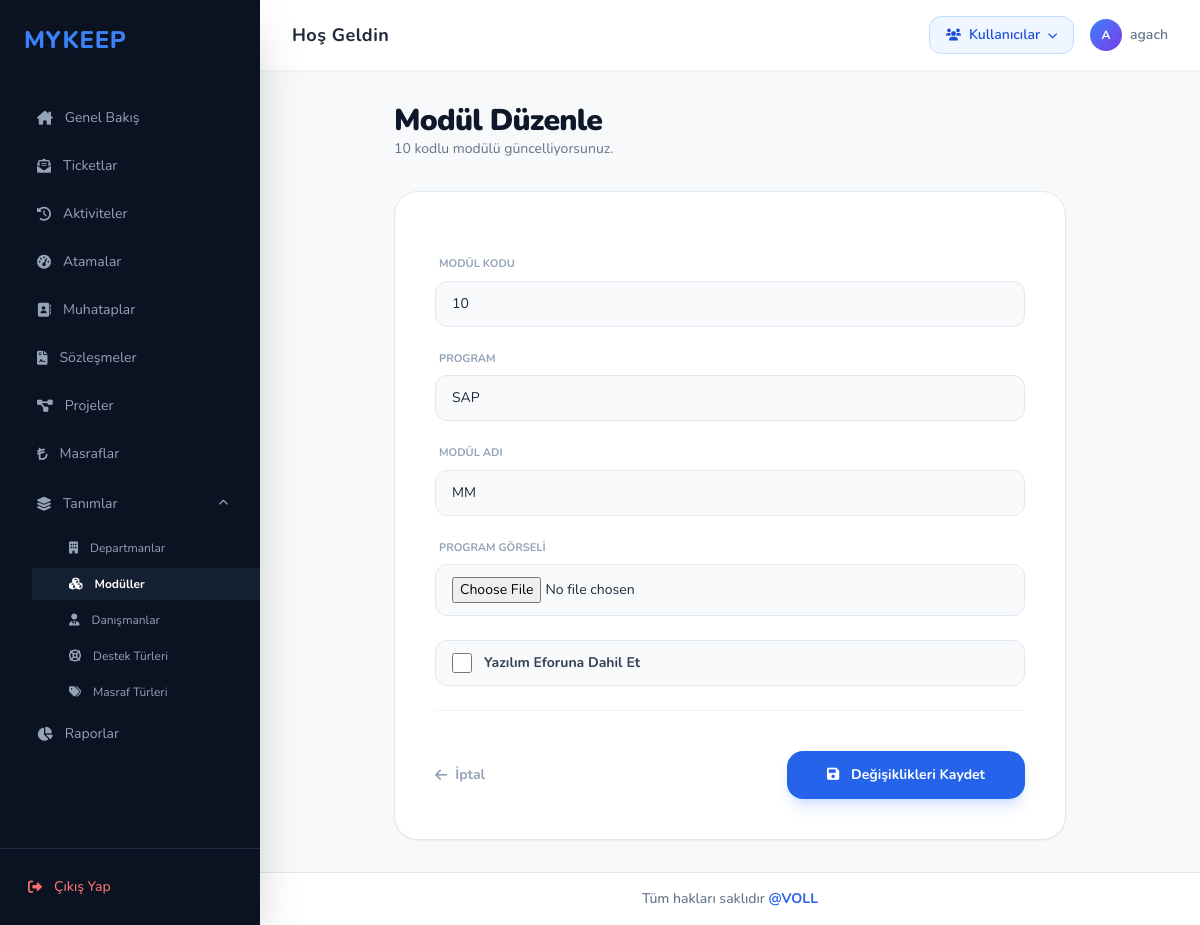
The app's page /moduller/duzenle/2/ (signed in) with its own data.
### modul/models.py (models this page shows, shortened)
class bolum(models.Model):
    kod = models.CharField(max_length=10, unique=True)
    program = models.CharField(max_length=40, null=True)
    isim = models.CharField(max_length=20)
    programresim = models.ImageField(upload_to='resimler', null=True, blank=True)
    yazilim_eforuna_dahil = models.BooleanField(default=False)
    list_display = ('kod', 'program', 'isim', 'programresim', 'yazilim_eforuna_dahil')

### modul/views.py (the view)
# urls.py: path('moduller/duzenle/<int:pk>/', modul_views.bolum_duzenle, name='modul_duzenle'),
@admin_only
def bolum_duzenle(request, pk):
    kayit = get_object_or_404(bolum, pk=pk)
    if request.method == "POST":
        form = BolumForm(request.POST, request.FILES, instance=kayit)
        if form.is_valid():
            form.save()
            return redirect("modul_listesi")
    else:
        form = BolumForm(instance=kayit)
    return render(request, "modul_duzenle.html", {"form": form, "kayit": kayit})

### modul/forms.py
class BolumForm(forms.ModelForm):
    class Meta:
        model = bolum
        fields = ["kod", "program", "isim", "programresim", "yazilim_eforuna_dahil"]
        labels = {
            "kod": "Modül Kodu",
            "program": "Program",
            "isim": "Modül Adı",
            "programresim": "Program Görseli",
            "yazilim_eforuna_dahil": "Yazılım Eforuna Dahil Et",
        }
        widgets = {
            "yazilim_eforuna_dahil": forms.CheckboxInput,
        }
    def __init__(self, *args, **kwargs):
        super().__init__(*args, **kwargs)
        for field_name, field in self.fields.items():
            if field_name == "yazilim_eforuna_dahil":
                field.widget.attrs["class"] = "h-5 w-5 rounded border-slate-300 text-blue-600 focus:ring-blue-500"
                continue
            field.widget.attrs["class"] = BASE_INPUT_CLASS

### templates/modul_duzenle.html (shortened to what this page needs)
{% extends 'base.html' %}
{% block content %}
<div class="max-w-2xl mx-auto">
    <div class="mb-8">
        <h1 class="text-3xl font-black text-slate-900 tracking-tight">Modül Düzenle</h1>
        <p class="text-sm text-slate-500">{{ kayit.kod }} kodlu modülü güncelliyorsunuz.</p>
    </div>
    <div class="bg-white border border-slate-200 rounded-3xl shadow-sm overflow-hidden">
        <form method="post" enctype="multipart/form-data" class="p-10 space-y-6">
            {% for field in form %}
            <div>
                {% if field.name == "yazilim_eforuna_dahil" %}
                    <label class="flex items-center gap-3 rounded-xl border border-slate-200 bg-slate-50 px-4 py-3 text-sm font-bold text-slate-700">
                        {{ field }}
                        <span>{{ field.label }}</span>
                    </label>
                {% else %}
                    <label class="block text-[11px] font-bold text-slate-400 uppercase mb-2 px-1">{{ field.label }}</label>
                    {{ field }}
                {% endif %}
            </div>
            {% endfor %}
            <div class="flex items-center justify-between pt-10 border-t border-slate-100 mt-4">
                <a href="{% url 'modul_listesi' %}" class="text-sm font-bold text-slate-400 hover:text-slate-600 flex items-center">
                    <i class="fa-solid fa-arrow-left mr-2"></i> İptal
                </a>
                <button type="submit" class="bg-blue-600 hover:bg-blue-700 text-white px-10 py-3.5 rounded-2xl font-bold text-sm shadow-lg shadow-blue-500/20 transition-all active:scale-95">
                    <i class="fa-solid fa-floppy-disk mr-2"></i> Değişiklikleri Kaydet
                </button>
            </div>
        </form>
    </div>
</div>
{% endblock %}

### templates/base.html (shortened to what this page needs)
<!DOCTYPE html>
<html lang="tr">
<head>
    <script src="https://cdn.tailwindcss.com"></script>
    {% load static %}
    <link rel="stylesheet" href="{% static 'responsive.css' %}?v=2.5">
    <link href="https://cdnjs.cloudflare.com/ajax/libs/font-awesome/6.0.0/css/all.min.css" rel="stylesheet">
    <link href="https://cdn.jsdelivr.net/npm/tom-select@2.2.2/dist/css/tom-select.css" rel="stylesheet">
    <link href="https://cdn.jsdelivr.net/npm/flatpickr/dist/flatpickr.min.css" rel="stylesheet">
</head>
<body class="bg-[#f8f9fa] text-slate-800 overflow-hidden">
    <div class="flex h-screen">
        <aside class="w-[260px] bg-[#0b1221] flex flex-col shadow-2xl z-20">
            <div class="p-6">
                <h1 class="text-2xl font-extrabold tracking-wide text-blue-500 uppercase">MYKEEP</h1>
            </div>
            <nav class="flex-1 space-y-1 overflow-y-auto mt-4">
                <a href="{% url 'index' %}" class="flex items-center space-x-3 py-3 px-8 transition-all duration-200 {% if request.resolver_match.url_name == 'index' %}bg-[#151f32] text-white font-bold border-l-[5px] border-blue-500{% else %}text-slate-400 hover:text-white hover:bg-[#151f32]/50 border-l-[5px] border-transparent{% endif %}">
                    <i class="fa-solid fa-house-chimney text-sm"></i>
                    <span class="text-sm">Genel Bakış</span>
                </a>
                <a href="{% url 'ticket_listesi' %}" class="flex items-center space-x-3 py-3 px-8 transition-all duration-200 {% if request.resolver_match.url_name == 'ticket_listesi' %}bg-[#151f32] text-white font-bold border-l-[5px] border-blue-500{% else %}text-slate-400 hover:text-white hover:bg-[#151f32]/50 border-l-[5px] border-transparent{% endif %}">
                    <i class="fa-solid fa-envelope-open-text text-sm"></i>
                    <span class="text-sm">Ticketlar</span>
                </a>
                <a href="{% url 'aktivite_listesi' %}" class="flex items-center space-x-3 py-3 px-8 transition-all duration-200 {% if 'aktivite' in request.resolver_match.url_name and 'rapor' not in request.resolver_match.url_name %}bg-[#151f32] text-white font-bold border-l-[5px] border-blue-500{% else %}text-slate-400 hover:text-white hover:bg-[#151f32]/50 border-l-[5px] border-transparent{% endif %}">
                    <i class="fa-solid fa-clock-rotate-left text-sm"></i>
                    <span class="text-sm">Aktiviteler</span>
                </a>
                <a href="{% url 'efor_listesi' %}" class="flex items-center space-x-3 py-3 px-8 transition-all duration-200 {% if 'efor' in request.resolver_match.url_name and 'rapor' not in request.resolver_match.url_name %}bg-[#151f32] text-white font-bold border-l-[5px] border-blue-500{% else %}text-slate-400 hover:text-white hover:bg-[#151f32]/50 border-l-[5px] border-transparent{% endif %}">
                    <i class="fa-solid fa-gauge-high text-sm"></i>
                    <span class="text-sm">Atamalar</span>
                </a>
                {% if request.user.is_superuser or request.user.userprofile.role == 'Admin' %}
                <a href="{% url 'muhatap_listesi' %}" class="flex items-center space-x-3 py-3 px-8 transition-all duration-200 {% if request.resolver_match.url_name == 'muhatap_listesi' %}bg-[#151f32] text-white font-bold border-l-[5px] border-blue-500{% else %}text-slate-400 hover:text-white hover:bg-[#151f32]/50 border-l-[5px] border-transparent{% endif %}">
                    <i class="fa-solid fa-address-book text-sm"></i>
                    <span class="text-sm">Muhataplar</span>
                </a>
                {% endif %}
                {% if request.user.is_superuser or request.user.userprofile.role != 'Danisman' %}
                <a href="{% url 'sozlesme_listesi' %}" class="flex items-center space-x-3 py-3 px-8 transition-all duration-200 {% if request.resolver_match.url_name == 'sozlesme_listesi' %}bg-[#151f32] text-white font-bold border-l-[5px] border-blue-500{% else %}text-slate-400 hover:text-white hover:bg-[#151f32]/50 border-l-[5px] border-transparent{% endif %}">
                    <i class="fa-solid fa-file-contract text-sm"></i>
                    <span class="text-sm">Sözleşmeler</span>
                </a>
                {% endif %}
                <a href="{% url 'proje_listesi' %}" class="flex items-center space-x-3 py-3 px-8 transition-all duration-200 {% if request.resolver_match.url_name == 'proje_listesi' %}bg-[#151f32] text-white font-bold border-l-[5px] border-blue-500{% else %}text-slate-400 hover:text-white hover:bg-[#151f32]/50 border-l-[5px] border-transparent{% endif %}">
                    <i class="fa-solid fa-diagram-project text-sm"></i>
                    <span class="text-sm">Projeler</span>
                </a>
                {% if not request.user.userprofile.role == 'Firma' or request.user.is_superuser %}
                <a href="{% url 'masraf_listesi' %}" class="flex items-center space-x-3 py-3 px-8 transition-all duration-200 {% if 'masraf' in request.resolver_match.url_name and 'turu' not in request.resolver_match.url_name %}bg-[#151f32] text-white font-bold border-l-[5px] border-blue-500{% else %}text-slate-400 hover:text-white hover:bg-[#151f32]/50 border-l-[5px] border-transparent{% endif %}">
                    <i class="fa-solid fa-turkish-lira-sign text-sm"></i>
                    <span class="text-sm">Masraflar</span>
                </a>
                {% endif %}
                {% if request.user.is_superuser or request.user.userprofile.role == 'Admin' %}
                <details class="group" {% if 'departman' in request.resolver_match.url_name or 'modul' in request.resolver_match.url_name or 'danisman' in request.resolver_match.url_name or 'destekturu' in request.resolver_match.url_name or 'masraf_turu' in request.resolver_match.url_name %}open{% endif %}>
                    <summary class="flex items-center justify-between py-3 px-8 cursor-pointer transition-all duration-200 text-slate-400 hover:text-white hover:bg-[#151f32]/50 border-l-[5px] border-transparent select-none">
                        <div class="flex items-center space-x-3">
                            <i class="fa-solid fa-layer-group text-sm"></i>
                            <span class="text-sm">Tanımlar</span>
                        </div>
                        <span class="transition group-open:rotate-180">
                            <i class="fa-solid fa-chevron-down text-[10px]"></i>
                        </span>
                    </summary>
                    <div class="mt-1 pl-8 space-y-1">
                        <a href="{% url 'departman_listesi' %}" class="flex items-center space-x-3 py-2 px-8 transition-all duration-200 border-l-[5px] border-transparent {% if 'departman' in request.resolver_match.url_name %}bg-[#151f32] text-white font-bold border-l-[5px] border-blue-500{% else %}text-slate-400 hover:text-white hover:bg-[#151f32]/50 border-l-[5px] border-transparent{% endif %}">
                            <i class="fa-solid fa-building text-xs"></i>
                            <span class="text-xs">Departmanlar</span>
                        </a>
                        <a href="{% url 'modul_listesi' %}" class="flex items-center space-x-3 py-2 px-8 transition-all duration-200 border-l-[5px] border-transparent {% if 'modul' in request.resolver_match.url_name %}bg-[#151f32] text-white font-bold border-l-[5px] border-blue-500{% else %}text-slate-400 hover:text-white hover:bg-[#151f32]/50 border-l-[5px] border-transparent{% endif %}">
                            <i class="fa-solid fa-cubes text-xs"></i>
                            <span class="text-xs">Modüller</span>
                        </a>
                        <a href="{% url 'danisman_listesi' %}" class="flex items-center space-x-3 py-2 px-8 transition-all duration-200 border-l-[5px] border-transparent {% if 'danisman' in request.resolver_match.url_name %}bg-[#151f32] text-white font-bold border-l-[5px] border-blue-500{% else %}text-slate-400 hover:text-white hover:bg-[#151f32]/50 border-l-[5px] border-transparent{% endif %}">
                            <i class="fa-solid fa-user-tie text-xs"></i>
                            <span class="text-xs">Danışmanlar</span>
                        </a>
                        <a href="{% url 'destekturu_listesi' %}" class="flex items-center space-x-3 py-2 px-8 transition-all duration-200 border-l-[5px] border-transparent {% if 'destekturu' in request.resolver_match.url_name %}bg-[#151f32] text-white font-bold border-l-[5px] border-blue-500{% else %}text-slate-400 hover:text-white hover:bg-[#151f32]/50 border-l-[5px] border-transparent{% endif %}">
                            <i class="fa-solid fa-life-ring text-xs"></i>
                            <span class="text-xs">Destek Türleri</span>
                        </a>
                        <a href="{% url 'masraf_turu_listesi' %}" class="flex items-center space-x-3 py-2 px-8 transition-all duration-200 border-l-[5px] border-transparent {% if 'masraf_turu' in request.resolver_match.url_name %}bg-[#151f32] text-white font-bold border-l-[5px] border-blue-500{% else %}text-slate-400 hover:text-white hover:bg-[#151f32]/50 border-l-[5px] border-transparent{% endif %}">
                            <i class="fa-solid fa-tags text-xs"></i>
                            <span class="text-xs">Masraf Türleri</span>
                        </a>
                    </div>
                </details>
                {% endif %}
                <a href="{% url 'raporlar_sayfasi' %}" class="flex items-center space-x-3 py-3 px-8 transition-all duration-200 {% if 'rapor' in request.resolver_match.url_name or 'atanmamis' in request.resolver_match.url_name %}bg-[#151f32] text-white font-bold border-l-[5px] border-blue-500{% else %}text-slate-400 hover:text-white hover:bg-[#151f32]/50 border-l-[5px] border-transparent{% endif %}">
                    <i class="fa-solid fa-chart-pie text-sm"></i>
                    <span class="text-sm">Raporlar</span>
                </a>
            </nav>
            <div class="p-4 border-t border-slate-800 mt-auto">
                <a href="{% url 'uyelik:cikis' %}" class="flex items-center space-x-3 p-3 rounded-lg hover:bg-red-500/10 transition text-red-400 hover:text-red-300">
                    <i class="fa-solid fa-right-from-bracket text-sm"></i>
                    <span class="text-sm font-medium">Çıkış Yap</span>
                </a>
            </div>
        </aside>
        <main class="flex-1 flex flex-col overflow-y-auto">
            <header class="bg-white px-8 py-4 flex items-center justify-between sticky top-0 z-10 border-b border-gray-100 shadow-sm">
                <div class="text-slate-800 font-bold text-lg tracking-wide">Hoş Geldin</div>
                <div class="flex items-center space-x-4">
                    {% if request.user.is_superuser or request.user.userprofile.role == 'Admin' %}
                    <div class="relative" id="kullanici-menu-wrapper">
                        <button onclick="document.getElementById('kullanici-dropdown').classList.toggle('hidden')"
                                class="flex items-center space-x-2 bg-blue-50 hover:bg-blue-100 text-blue-700 px-4 py-2 rounded-xl font-semibold text-sm transition-all border border-blue-200 hover:border-blue-300">
                            <i class="fa-solid fa-users text-xs"></i>
                            <span>Kullanıcılar</span>
                            <i class="fa-solid fa-chevron-down text-[10px] ml-1"></i>
                        </button>
                    </div>
                    {% endif %}
                    <div class="flex items-center space-x-2">
                        <div class="w-8 h-8 rounded-full bg-gradient-to-br from-blue-500 to-violet-600 flex items-center justify-center text-white text-xs font-bold">
                            {{ request.user.username|first|upper }}
                        </div>
                        <span class="text-sm font-semibold text-slate-500">{{ request.user.username|default:"admin" }}</span>
                    </div>
                </div>
            </header>
            <div class="p-8">
                {% block content %}
                {% endblock %}
            </div>
            <footer class="mt-auto py-4 text-center border-t border-slate-200 bg-white">
                <p class="text-sm text-slate-500 font-medium">
                    Tüm hakları saklıdır <a href="https://www.volltr.com/" target="_blank" class="text-blue-600 hover:text-blue-800 font-bold transition">@VOLL</a>
                </p>
            </footer>
        </main>
    </div>
</body>
</html>

### static/responsive.css (style rules this page uses)
*, *::before, *::after { box-sizing: border-box; }

### templates/base.html (style rules this page uses)
* { scrollbar-width: thin; scrollbar-color: #cbd5e1 transparent; }
body { font-family: 'Nunito', sans-serif; }

### records on screen
bolum: kod "10", form "10" "SAP" "MM"

### other values on screen
{{ request.user.username|first|upper }} "A"
{{ request.user.username|default:"admin" }} "agach"
{{ field.label }} "MODÜL KODU" "PROGRAM" "MODÜL ADI" "PROGRAM GÖRSELI"
{{ field.label }} "Yazılım Eforuna Dahil Et"
